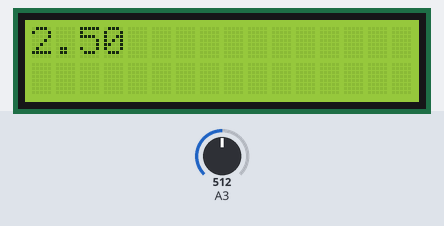
The sketch below on a simulated Arduino Uno, built with avr-gcc and run on an emulated ATmega328P. Parts: 16×2 character LCD. Inputs (shaded band) come from the test bench; at power-on: A3 = 512. What the sketch prints to the serial monitor is not drawn.

Above: at 1.2 s.
1.3 s: A3 set to 716
At 1.86 s:
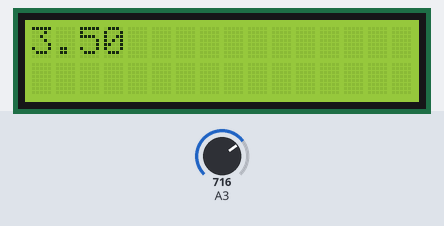
2.8 s: A3 set to 900
At 3.04 s:
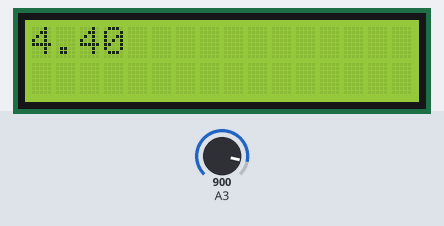
4.3 s: A3 set to 1023
At 4.81 s:
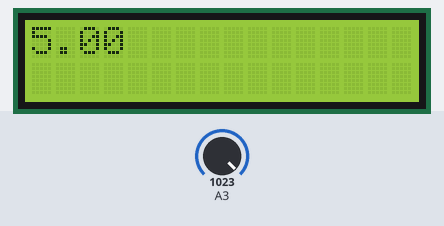
Timing chart, 0 to 7.3 s (numbered marks = the images above; inputs shaded):
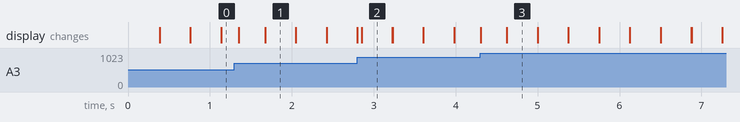

Measured:
- after the input at 1.3 s, the display: changes after 0.05 s (image 1)
- after the input at 2.8 s, the display: first differs from a run without the input after 0.05 s (image 2)
- after the input at 4.3 s, the display: changes at once (image 3)

The sketch:

q11.ino
```cpp
#include <LiquidCrystal.h>
const int rs = 2, en = 3, d4 = 4, d5 = 8, d6 = 12, d7 = 13;
LiquidCrystal lcd(rs, en, d4, d5, d6, d7);

// the setup routine runs once when you press reset:
void setup() {
  // initialize serial communication at 9600 bits per second:
  Serial.begin(9600);
  pinMode(A2, INPUT);
  lcd.begin(16, 2);

}

// the loop routine runs over and over again forever:
void loop() {
  // read the input on analog pin 0:
  int sensorValue = analogRead(A3);
  // Convert the analog reading (which goes from 0 - 1023) to a voltage (0 - 5V):
  float voltage = sensorValue * (5.0 / 1023.0);
  // print out the value you read:
  Serial.println(voltage);
  // Print a message to the LCD.
  lcd.print(voltage);
  lcd.display();
  delay(50);
  lcd.clear();
}
```
